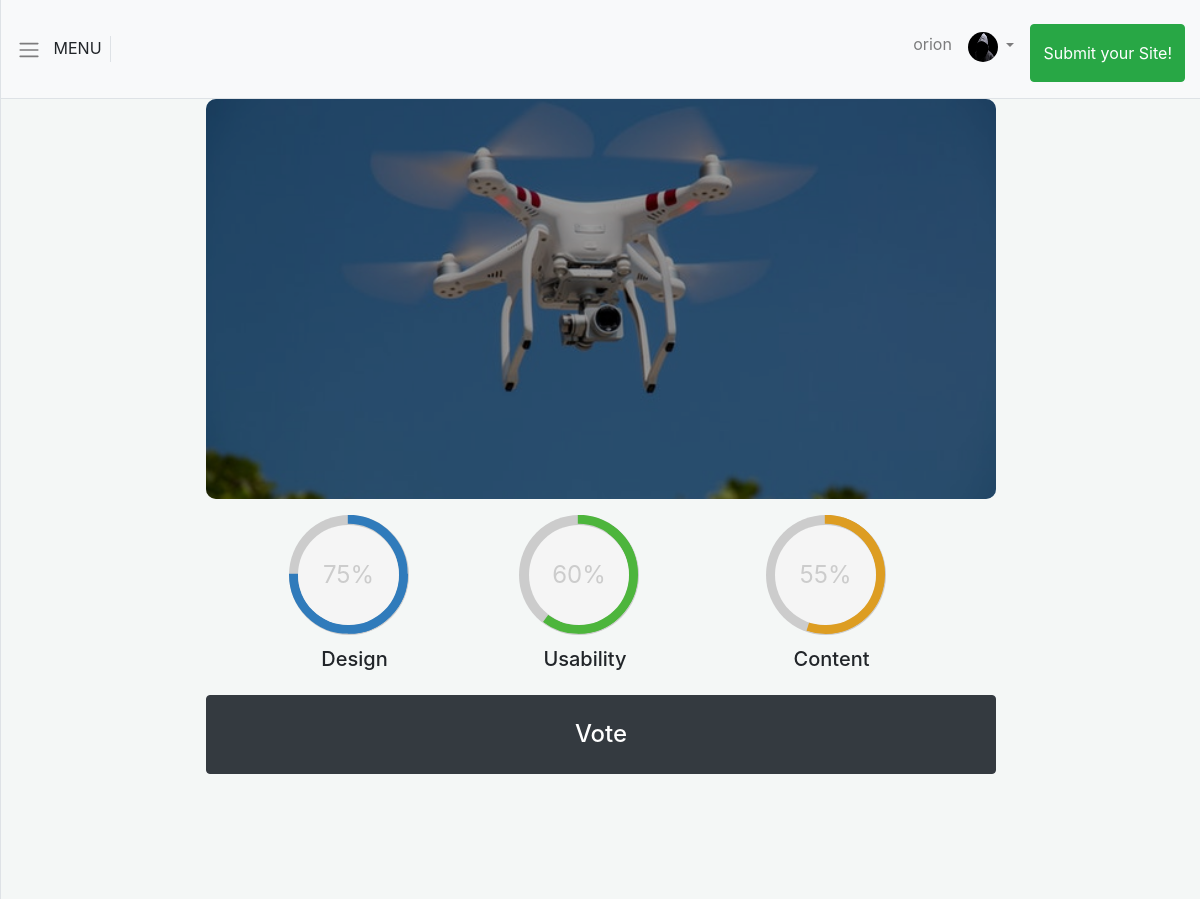
Page /site/1 (signed in) on the committed database.
### accounts/models.py (models this page shows, shortened)
class CustomUser(AbstractUser):
    avatar = models.ImageField(upload_to='avatars', default='default_avatar.jpg')
    bio = models.CharField(max_length=500, null=True, blank=True)
    telephone = models.CharField(max_length=13, blank=True, null=True)

### sites/models.py (models this page shows, shortened)
class Site(models.Model):
    cover = models.ImageField(upload_to='sites_images')
    title = models.CharField(max_length=100)
    description = models.TextField()
    tags = models.ManyToManyField(Tag)
    author = models.ForeignKey(get_user_model(), on_delete=models.CASCADE, related_name='sites')
    created_at = models.DateTimeField(auto_now_add=True, blank=True, null=True)

### sites/views.py (the view)
# urls.py: path('site/<int:pk>', SiteDetailView.as_view(), name='site')
class SiteDetailView(DetailView):
    model = Site
    template_name= 'site.html'
    def get_context_data(self, **kwargs):
        context = super().get_context_data(**kwargs)
        site = Site.objects.get(id=self.object.id)
        count = len(site.rating.all())
        if count > 0:
            content = (site.rating.all().aggregate(Sum('content')).get('content__sum'))/count * 10
            design = (site.rating.all().aggregate(Sum('design')).get('design__sum'))/count *10
            usability = (site.rating.all().aggregate(Sum('usability')).get('usability__sum'))/count *10
            context["content"] = int(content)
            context["design"] = int(design)
            context["usability"] = int(usability)
        else:
            context["content"] = 0
            context["design"] = 0
            context["usability"] = 0
        return context

### templates/site.html (shortened to what this page needs)
{% extends 'base.html'%}
{% block content %}
<div class="site_page">
    <div class="row">
        <div class="col-md-8 mx-auto">
            <div class="site_jumbo" style="background-image: url({{object.cover.url}});">
                <div class="h-100 w-100 jumbo_opacity">
                </div>
            </div>
            <div id="ratings" class="my-3">
                <div id="design">
                    <div class="c100 p{{design}}">
                        <span>{{design}}%</span>
                    </div>
                    <h5 class="text-center">Design</h5>
                </div>
                <div id="usability" class="mx-3">
                    <div class="c100 p{{usability}} green">
                        <span>{{usability}}%</span>
                    </div>
                    <h5 class="text-center">Usability</h5>
                </div>
                <div id="content" class="mx-3">
                    <div class="c100 p{{content}} orange">
                        <span>{{content}}%</span>
                    </div>
                    <h5 class="text-center">Content</h5>
                </div>
            </div>
            <div class="btn btn-dark w-100 py-4">
                <a href="" class="text-white h4">Vote</a>
            </div>
        </div>
    </div>
</div>
{% endblock content %}

### templates/navbar.html (shortened to what this page needs)
<nav class="navbar navbar-expand-lg navbar-light bg-light border-bottom p-3 my_navbar">
    <div style="cursor: pointer; height: 100%;" id='menu-toggle' class="border-right">
        <span class="navbar-toggler-icon"></span>
        <span class="px-2">MENU</span>
    </div>
    <div class="collapse navbar-collapse" id="navbarSupportedContent">
        <ul class="navbar-nav ml-auto mt-2">
            {% if user.is_authenticated%}
            <li class="nav-item">
                <a class="nav-link" href="{%url 'profile' user.id%}">{{user.username}}</a>
            </li>
            <li class="nav-item dropdown">
                <a class="nav-link dropdown-toggle" href="#" id="navbarDropdown" role="button" data-toggle="dropdown"
                    aria-haspopup="true" aria-expanded="false">
                    <img src="{{user.avatar.url}}" alt="user.username" class="navbar_avatar">
                </a>
            </li>
            <li>
                <a class="btn btn-success btn-large h-100 py-3 ml-2" href="{% url 'add_site' %}">Submit your Site!</a>
            </li>
            {% else %}
            <li class="nav-item">
                <a class="nav-link" href="{% url 'login' %}">REGISTER/LOGIN</a>
            </li>
            {% endif %}
        </ul>
    </div>
</nav>

### static/css/simple-sidebar.css (style rules this page uses)
body { overflow-x: hidden; }

### static/css/circle.css (style rules this page uses)
.c100 { position: relative; font-size: 120px; width: 1em; height: 1em; border-radius: 50%; float: left; margin: 0 0.1em 0.1em 0; background-color: #cccccc; }
.c100 *, .c100 *:before, .c100 *:after { -webkit-box-sizing: content-box; -moz-box-sizing: content-box; box-sizing: content-box; }
.c100 > span { position: absolute; width: 100%; z-index: 1; left: 0; top: 0; width: 5em; line-height: 5em; font-size: 0.2em; color: #cccccc; display: block; text-align: center; white-space: nowrap; -webkit-transition-property: all; -moz-transition-property: all; -o-transition-property: all; transition-property: all; -webkit-transition-duration: 0.2s; -moz-transition-duration: 0.2s; -o-transition-duration: 0.2s; transition-duration: 0.2s; -webkit-transition-timing-function: ease-out; -moz-transition-timing-function: ease-out; -o-transition-timing-function: ease-out; transition-timing-function: ease-out; }
.c100:after { position: absolute; top: 0.08em; left: 0.08em; display: block; content: " "; border-radius: 50%; background-color: #f5f5f5; width: 0.84em; height: 0.84em; -webkit-transition-property: all; -moz-transition-property: all; -o-transition-property: all; transition-property: all; -webkit-transition-duration: 0.2s; -moz-transition-duration: 0.2s; -o-transition-duration: 0.2s; transition-duration: 0.2s; -webkit-transition-timing-function: ease-in; -moz-transition-timing-function: ease-in; -o-transition-timing-function: ease-in; transition-timing-function: ease-in; }

### static/css/main.css (style rules this page uses)
.navbar_avatar { width:30px; height:30px; border-radius: 50%; }
.site_jumbo { height:50vh; border-radius:10px ; background-repeat: no-repeat; background-size: cover; background-position: center; }
.jumbo_opacity { background-color:black ; opacity: .4; border-radius:10px ; position: relative; }
.site_page { background-color:#F4F7F6; height: 100vh; }
#ratings { width:100%; display:flex; flex-direction: row; justify-content: space-evenly; }

### rows in the picture
CustomUser: username "orion", avatar (placeholder picture)
Site: cover (picture)

### other values in the picture
{{ design }} "75"
{{ usability }} "60"
{{ content }} "55"
